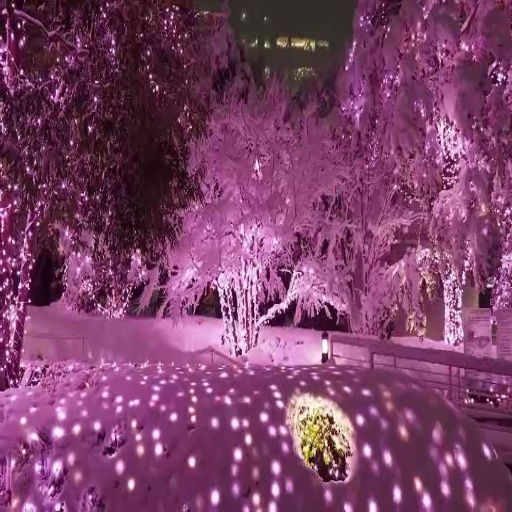
#> input picture Feature-Based-Approach/Feature-Based-Experiments/image 1/000001 copy.jpg, 512 x 512 px
$ jupyter execute Image_Stitching_1.ipynb   (shell and % lines are left out)
#> lines starting #> are read from the running program, lines starting #| are printed output that depends on the picture
[cell 1]
from random import randrange
import matplotlib.pyplot as plt
import numpy as np
import cv2
figsize = (10, 10)

[cell 2]
'''
rgb_l = cv2.cvtColor(cv2.imread('/content/drive/MyDrive/left.jpg'), cv2.COLOR_BGR2RGB)
gray_l = cv2.cvtColor(rgb_l, cv2.COLOR_RGB2GRAY)
rgb_r = cv2.cvtColor(cv2.imread("/content/drive/MyDrive/right.jpg"), cv2.COLOR_BGR2RGB)
gray_r = cv2.cvtColor(rgb_r, cv2.COLOR_RGB2GRAY)
'''


rgb_l = cv2.cvtColor(cv2.imread('000001 copy.jpg'), cv2.COLOR_BGR2RGB)
gray_l = cv2.cvtColor(rgb_l, cv2.COLOR_RGB2GRAY)
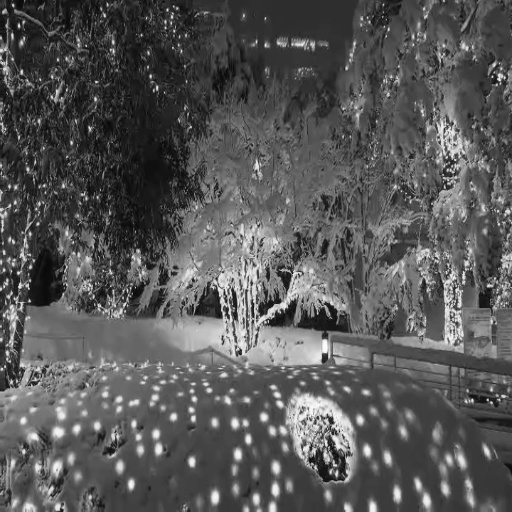
#> gray_l: shape (512, 512); min 8, max 254, mean 87.4
rgb_r = cv2.cvtColor(cv2.imread("000001 copy 2.jpg"), cv2.COLOR_BGR2RGB)
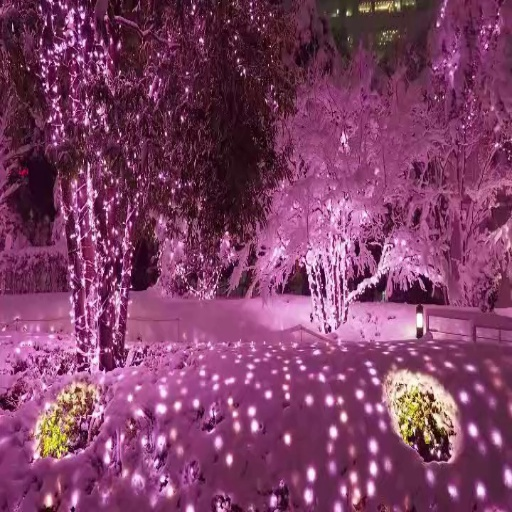
#> input picture Feature-Based-Approach/Feature-Based-Experiments/image 1/000001 copy 2.jpg, 512 x 512 px
gray_r = cv2.cvtColor(rgb_r, cv2.COLOR_RGB2GRAY)
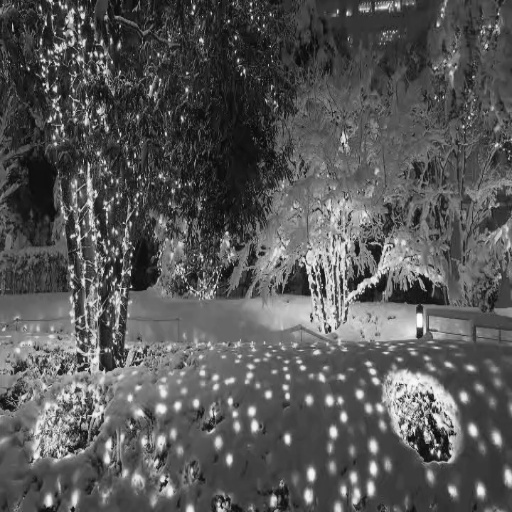
#> gray_r: shape (512, 512); min 7, max 255, mean 87.1

[cell 3]
# use orb if sift is not installed
#feature_extractor = cv2.SIFT_create()
feature_extractor = cv2.xfeatures2d.SIFT_create()
# find the keypoints and descriptors with chosen feature_extractor
kp_l, desc_l = feature_extractor.detectAndCompute(gray_l, None)
#> kp_l = 3242 keypoints; strongest (x, y, size): (19, 26, 2), (13, 5, 1.8), (29, 301, 1.8), (215, 497, 7)
kp_r, desc_r = feature_extractor.detectAndCompute(gray_r, None)
#> kp_r = 3440 keypoints; strongest (x, y, size): (481, 491, 6.9), (311, 474, 6.9), (49, 501, 6.6), (55, 89, 3.3)

test = cv2.drawKeypoints(rgb_l, kp_l, None, flags=cv2.DRAW_MATCHES_FLAGS_DRAW_RICH_KEYPOINTS)
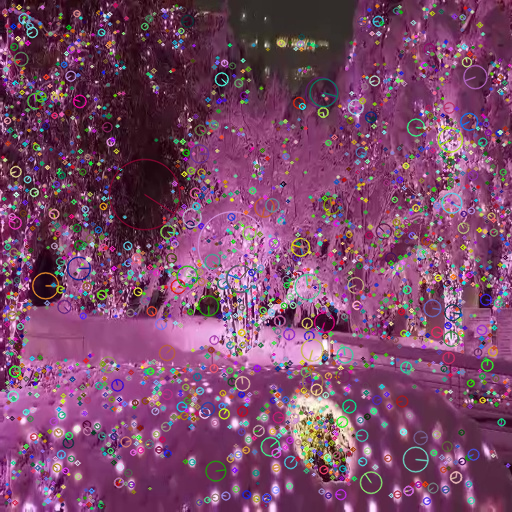
#> test: shape (512, 512, 3); mean R, G, B 123.2, 72.6, 105.1

plt.figure(figsize=figsize)
plt.imshow(test)
plt.title("keypoints")

[cell 4]
bf = cv2.BFMatcher()
matches = bf.knnMatch(desc_l, desc_r, k=2)
#> matches = 3242 matches

# Apply ratio test
good_and_second_good_match_list = []
for m in matches:
    if m[0].distance/m[1].distance < 0.5:
        good_and_second_good_match_list.append(m)
#> after the loop, good_and_second_good_match_list = 415 matches
good_match_arr = np.asarray(good_and_second_good_match_list)[:,0]

# show only 30 matches
im_matches = cv2.drawMatchesKnn(rgb_l, kp_l, rgb_r, kp_r,
                                good_and_second_good_match_list[0:30], None, flags=cv2.DrawMatchesFlags_NOT_DRAW_SINGLE_POINTS)
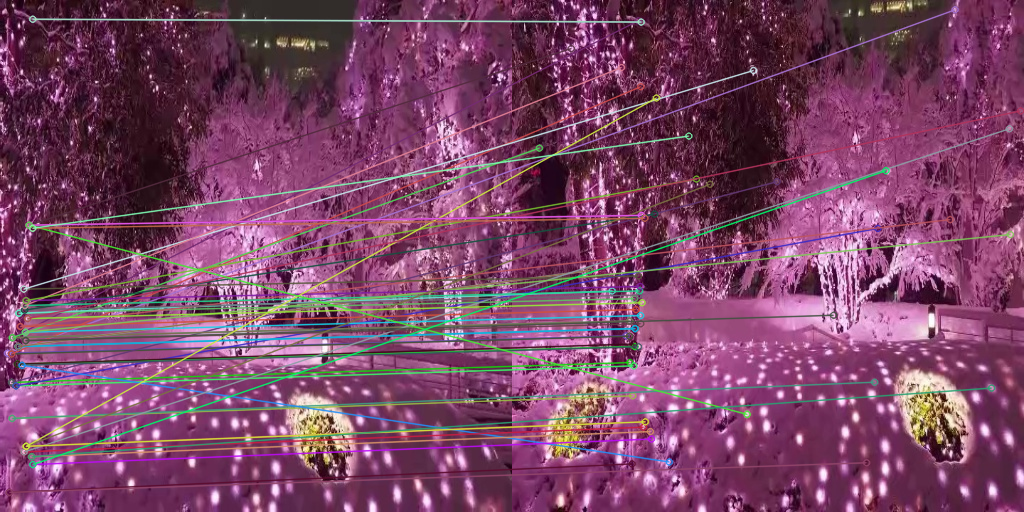
#> im_matches: shape (512, 1024, 3); mean R, G, B 123.7, 69.8, 102.3

plt.figure(figsize=(20, 20))
plt.imshow(im_matches)
plt.title("keypoints matches")
plt.show()

[cell 5]
good_kp_l = np.array([kp_l[m.queryIdx].pt for m in good_match_arr])
#> good_kp_l = 415 pairs, first value 7.09 to 397.6, second value 18.77 to 497.5
good_kp_r = np.array([kp_r[m.trainIdx].pt for m in good_match_arr])
#> good_kp_r = 415 pairs, first value 113.5 to 497.1, second value 17.2 to 475.8
H, masked = cv2.findHomography(good_kp_r, good_kp_l, cv2.RANSAC, 5.0)
#> H = [[1.22, -0.0455, -115.8], [0.19, 1.12, -28.89], [0.000454, -3.19e-05, 1]]; masked = 415 values, max 1 at index 0, min 0 at index 28, mean 0.995

print(H)
#| [[ 1.21985570e+00 -4.55284780e-02 -1.15762003e+02]
#|  [ 1.89879084e-01  1.11670323e+00 -2.88927522e+01]
#|  [ 4.53684369e-04 -3.18910366e-05  1.00000000e+00]]

[cell 6]
rgb_r_warped = cv2.warpPerspective(rgb_r, H, (rgb_l.shape[1] + rgb_r.shape[1], rgb_l.shape[0]))
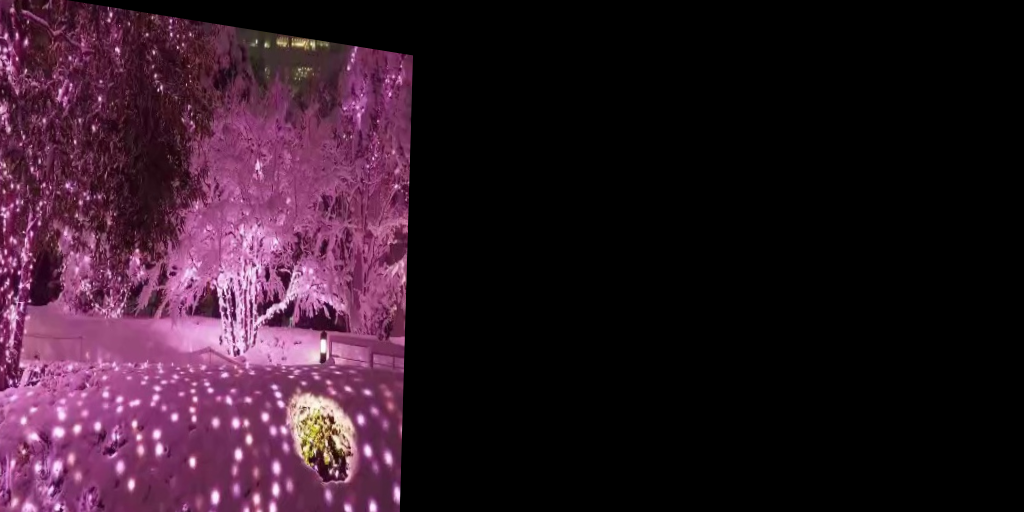
#> rgb_r_warped: shape (512, 1024, 3); mean R, G, B 48.1, 24.1, 38.4
rgb_r_warped[0:rgb_l.shape[0], 0:rgb_l.shape[1]] = rgb_l
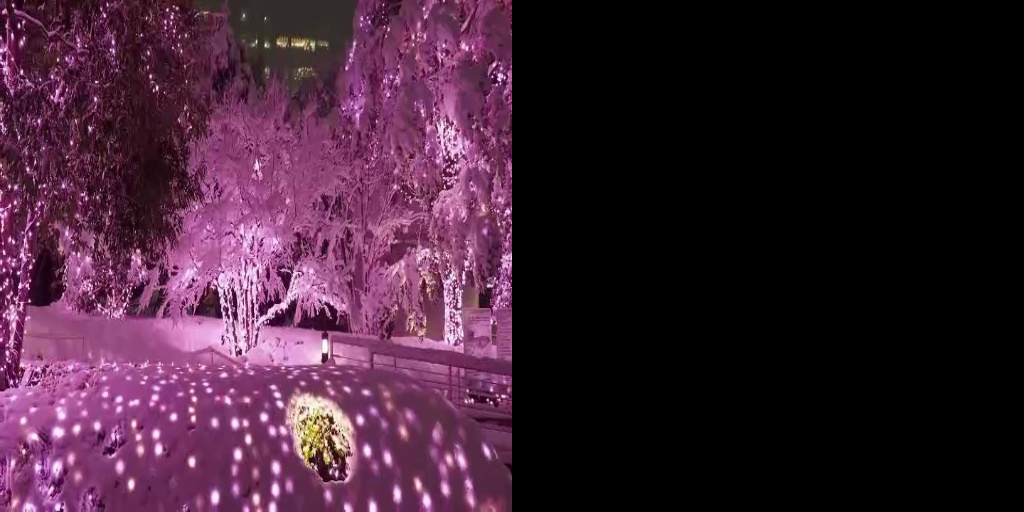
#> rgb_r_warped: shape (512, 1024, 3); mean R, G, B 62.4, 32.5, 51.8

plt.figure(figsize=figsize)
plt.imshow(rgb_r_warped)
plt.title("naive warping")
plt.show()

[cell 7]
def warpTwoImages(img1, img2, H):
    '''warp img2 to img1 with homograph H
    from: https://stackoverflow.com/questions/13063201/how-to-show-the-whole-image-when-using-opencv-warpperspective
    '''
    h1, w1 = img1.shape[:2]
#> h1 = 512; w1 = 512
    h2, w2 = img2.shape[:2]
#> h2 = 512; w2 = 512
    pts1 = np.float32([[0, 0], [0, h1], [w1, h1], [w1, 0]]).reshape(-1, 1, 2)
#> pts1 = [[0, 0], [0, 512], [512, 512], [512, 0]]
    pts2 = np.float32([[0, 0], [0, h2], [w2, h2], [w2, 0]]).reshape(-1, 1, 2)
#> pts2 = [[0, 0], [0, 512], [512, 512], [512, 0]]
    pts2_ = cv2.perspectiveTransform(pts2, H)
#> pts2_ = [[-115.8, -28.89], [-141.4, 551.9], [399.3, 526.4], [412.9, 55.45]]
    pts = np.concatenate((pts1, pts2_), axis=0)
#> pts = [[0, 0], [0, 512], [512, 512], [512, 0], [-115.8, -28.89], [-141.4, 551.9], [399.3, 526.4], [412.9, 55.45]]
    [xmin, ymin] = np.int32(pts.min(axis=0).ravel() - 0.5)
#> xmin = -141; ymin = -29
    [xmax, ymax] = np.int32(pts.max(axis=0).ravel() + 0.5)
#> xmax = 512; ymax = 552
    t = [-xmin, -ymin]
#> t = [141, 29]
    Ht = np.array([[1, 0, t[0]], [0, 1, t[1]], [0, 0, 1]])  # translate
#> Ht = [[1, 0, 141], [0, 1, 29], [0, 0, 1]]

    result = cv2.warpPerspective(img2, Ht@H, (xmax-xmin, ymax-ymin))
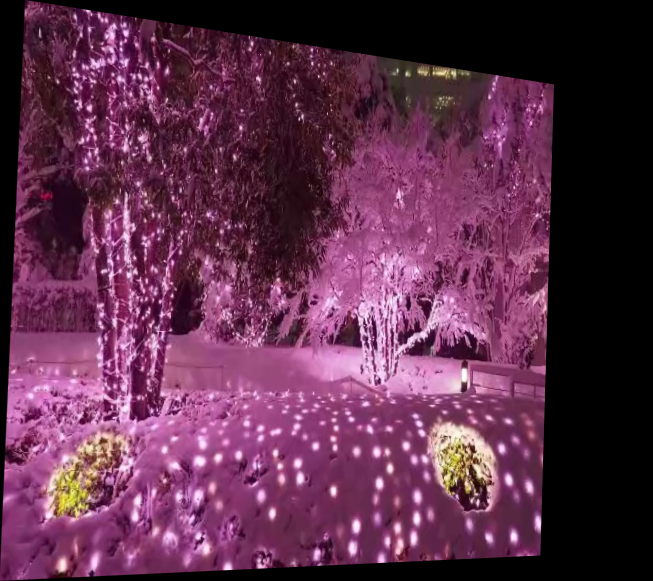
#> result: shape (581, 653, 3); mean R, G, B 94.4, 47, 75.3
    result[t[1]:h1+t[1], t[0]:w1+t[0]] = img1
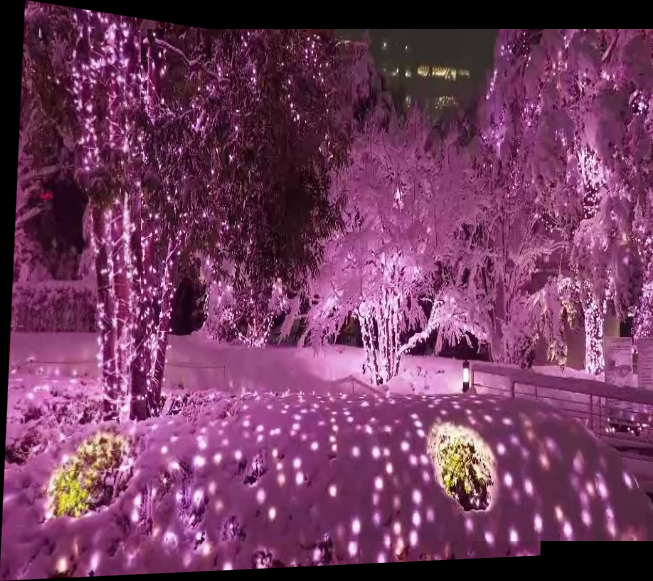
#> result: shape (581, 653, 3); mean R, G, B 114.2, 58.7, 94
    return result


result = warpTwoImages(rgb_l, rgb_r, H)

plt.figure(figsize=figsize)
plt.imshow(result)
plt.title("better warping")
plt.show()
